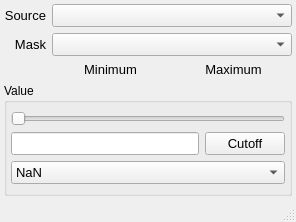
<?xml version="1.0" encoding="UTF-8"?>
<ui version="4.0">
 <class>Cutoff_mask</class>
 <widget class="QMainWindow" name="Cutoff_mask">
  <property name="geometry">
   <rect>
    <x>0</x>
    <y>0</y>
    <width>296</width>
    <height>222</height>
   </rect>
  </property>
  <property name="windowTitle">
   <string>CutOffMask</string>
  </property>
  <property name="iconSize">
   <size>
    <width>20</width>
    <height>20</height>
   </size>
  </property>
  <property name="unifiedTitleAndToolBarOnMac">
   <bool>true</bool>
  </property>
  <widget class="QWidget" name="centralwidget">
   <layout class="QGridLayout" name="gridLayout_3" rowstretch="0,1">
    <property name="leftMargin">
     <number>4</number>
    </property>
    <property name="topMargin">
     <number>4</number>
    </property>
    <property name="rightMargin">
     <number>4</number>
    </property>
    <property name="bottomMargin">
     <number>4</number>
    </property>
    <item row="1" column="0">
     <widget class="QGroupBox" name="groupBox_2">
      <property name="title">
       <string>Value</string>
      </property>
      <layout class="QGridLayout" name="gridLayout_2">
       <property name="leftMargin">
        <number>4</number>
       </property>
       <property name="topMargin">
        <number>4</number>
       </property>
       <property name="rightMargin">
        <number>4</number>
       </property>
       <property name="bottomMargin">
        <number>4</number>
       </property>
       <property name="verticalSpacing">
        <number>2</number>
       </property>
       <item row="1" column="1" colspan="2">
        <widget class="QSlider" name="slider">
         <property name="font">
          <font>
           <pointsize>10</pointsize>
          </font>
         </property>
         <property name="maximum">
          <number>1000</number>
         </property>
         <property name="orientation">
          <enum>Qt::Horizontal</enum>
         </property>
        </widget>
       </item>
       <item row="2" column="1">
        <widget class="QLineEdit" name="cutValue">
         <property name="font">
          <font>
           <pointsize>10</pointsize>
          </font>
         </property>
        </widget>
       </item>
       <item row="2" column="2">
        <widget class="QPushButton" name="doIt">
         <property name="font">
          <font>
           <pointsize>10</pointsize>
          </font>
         </property>
         <property name="text">
          <string>Cutoff</string>
         </property>
        </widget>
       </item>
       <item row="3" column="1" colspan="2">
        <widget class="QComboBox" name="replaceVal">
         <property name="font">
          <font>
           <pointsize>10</pointsize>
          </font>
         </property>
         <property name="neutrinoSave" stdset="0">
          <bool>true</bool>
         </property>
         <item>
          <property name="text">
           <string>NaN</string>
          </property>
         </item>
         <item>
          <property name="text">
           <string>Zero</string>
          </property>
         </item>
         <item>
          <property name="text">
           <string>Min</string>
          </property>
         </item>
         <item>
          <property name="text">
           <string>Max</string>
          </property>
         </item>
         <item>
          <property name="text">
           <string>Mean</string>
          </property>
         </item>
        </widget>
       </item>
      </layout>
     </widget>
    </item>
    <item row="0" column="0">
     <widget class="QWidget" name="widget" native="true">
      <property name="font">
       <font>
        <pointsize>10</pointsize>
       </font>
      </property>
      <layout class="QGridLayout" name="gridLayout" columnstretch="0,1,1">
       <property name="leftMargin">
        <number>0</number>
       </property>
       <property name="topMargin">
        <number>0</number>
       </property>
       <property name="rightMargin">
        <number>0</number>
       </property>
       <property name="bottomMargin">
        <number>0</number>
       </property>
       <item row="1" column="0">
        <widget class="QLabel" name="label_2">
         <property name="font">
          <font>
           <pointsize>10</pointsize>
          </font>
         </property>
         <property name="text">
          <string>Mask</string>
         </property>
         <property name="alignment">
          <set>Qt::AlignRight|Qt::AlignTrailing|Qt::AlignVCenter</set>
         </property>
        </widget>
       </item>
       <item row="0" column="0">
        <widget class="QLabel" name="label">
         <property name="font">
          <font>
           <pointsize>10</pointsize>
          </font>
         </property>
         <property name="text">
          <string>Source</string>
         </property>
         <property name="alignment">
          <set>Qt::AlignRight|Qt::AlignTrailing|Qt::AlignVCenter</set>
         </property>
        </widget>
       </item>
       <item row="1" column="1" colspan="2">
        <widget class="QComboBox" name="image2">
         <property name="font">
          <font>
           <pointsize>10</pointsize>
          </font>
         </property>
         <property name="neutrinoImage" stdset="0">
          <bool>true</bool>
         </property>
        </widget>
       </item>
       <item row="0" column="1" colspan="2">
        <widget class="QComboBox" name="image1">
         <property name="neutrinoImage" stdset="0">
          <bool>true</bool>
         </property>
        </widget>
       </item>
       <item row="2" column="2">
        <widget class="QLabel" name="maxi">
         <property name="font">
          <font>
           <pointsize>10</pointsize>
          </font>
         </property>
         <property name="text">
          <string>Maximum</string>
         </property>
         <property name="alignment">
          <set>Qt::AlignHCenter|Qt::AlignTop</set>
         </property>
        </widget>
       </item>
       <item row="2" column="1">
        <widget class="QLabel" name="mini">
         <property name="font">
          <font>
           <pointsize>10</pointsize>
          </font>
         </property>
         <property name="text">
          <string>Minimum</string>
         </property>
         <property name="alignment">
          <set>Qt::AlignHCenter|Qt::AlignTop</set>
         </property>
        </widget>
       </item>
      </layout>
     </widget>
    </item>
   </layout>
  </widget>
  <widget class="QStatusBar" name="statusBar"/>
 </widget>
 <resources/>
 <connections/>
</ui>
